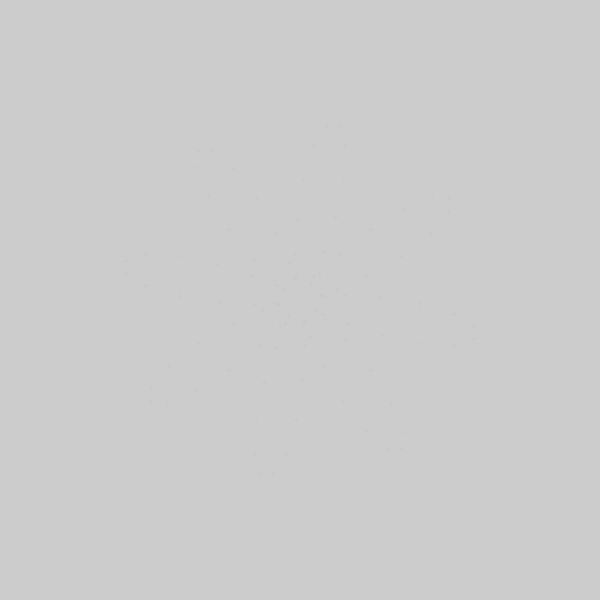
Frame 1 (no input)
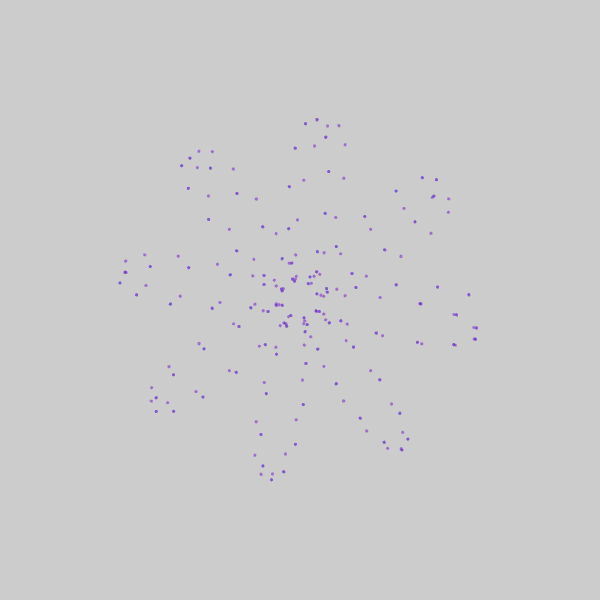
Frame 60 (the mouse pressed at the canvas centre just before this capture)
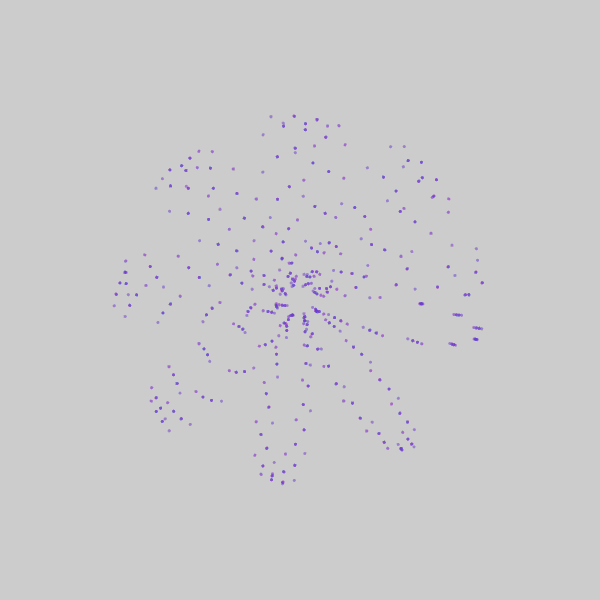
Frame 120 (the mouse held since frame 60 and released just before this capture)

The Processing sketch that drew these frames (run headless with seeded random() and noise(); from frame 60 on, the mouse is pressed at the canvas centre):

// Processing sketch: processing_133286
// ── processing_133286.pde

void setup() {
  size(600, 600);
}
void draw() {
  frameRate(40);
  int s= second();
   
  pushMatrix();
  //translate(width*0.5, height*0.5);
 


  int resolution = 200;
  float radius = 100;
  float circleX = width * 0.5;
  float circleY = height * 0.5;

  beginShape();
  for (int i = 0; i<resolution; i=i+1) {

    float waveAngle = map( i, 0, resolution, 0, TWO_PI* s/5);
    float waveOffset = sin(waveAngle) * s *2;

    float angle = map(i, 0, resolution, 0, TWO_PI);
    float circleOffX = cos(angle) * (radius + waveOffset);
    float circleOffY = sin(angle) * (radius + waveOffset);

    float x = circleX + circleOffX;
    float y = circleY + circleOffY;


    noStroke();
    fill(155-s, 100-s, 255-s, 10); 

   // vertex(x, y);
 rotate(PI);
 
    ellipse( x, y, 3, 3);
  }

  endShape(CLOSE);
  
   popMatrix(); 
}
